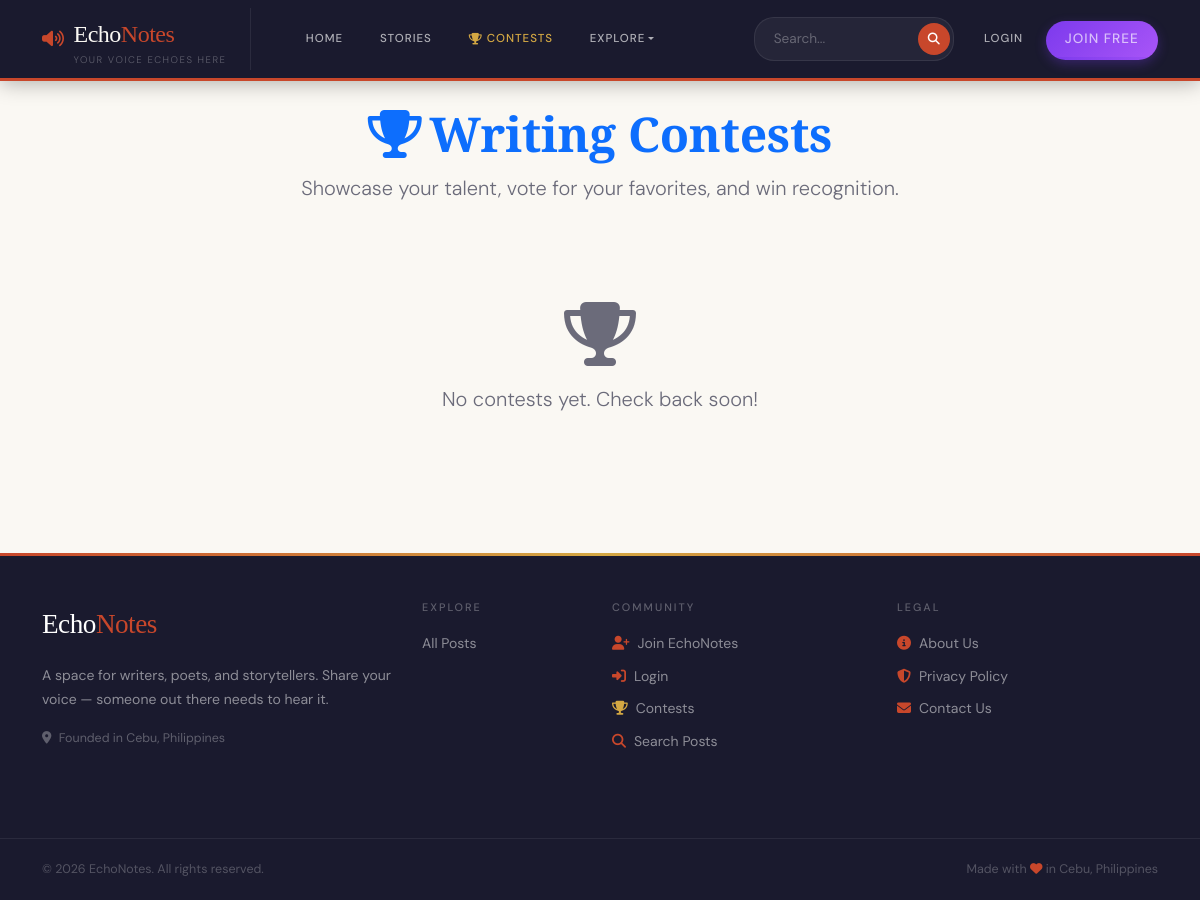
The page /contests/ on the database as committed earlier.
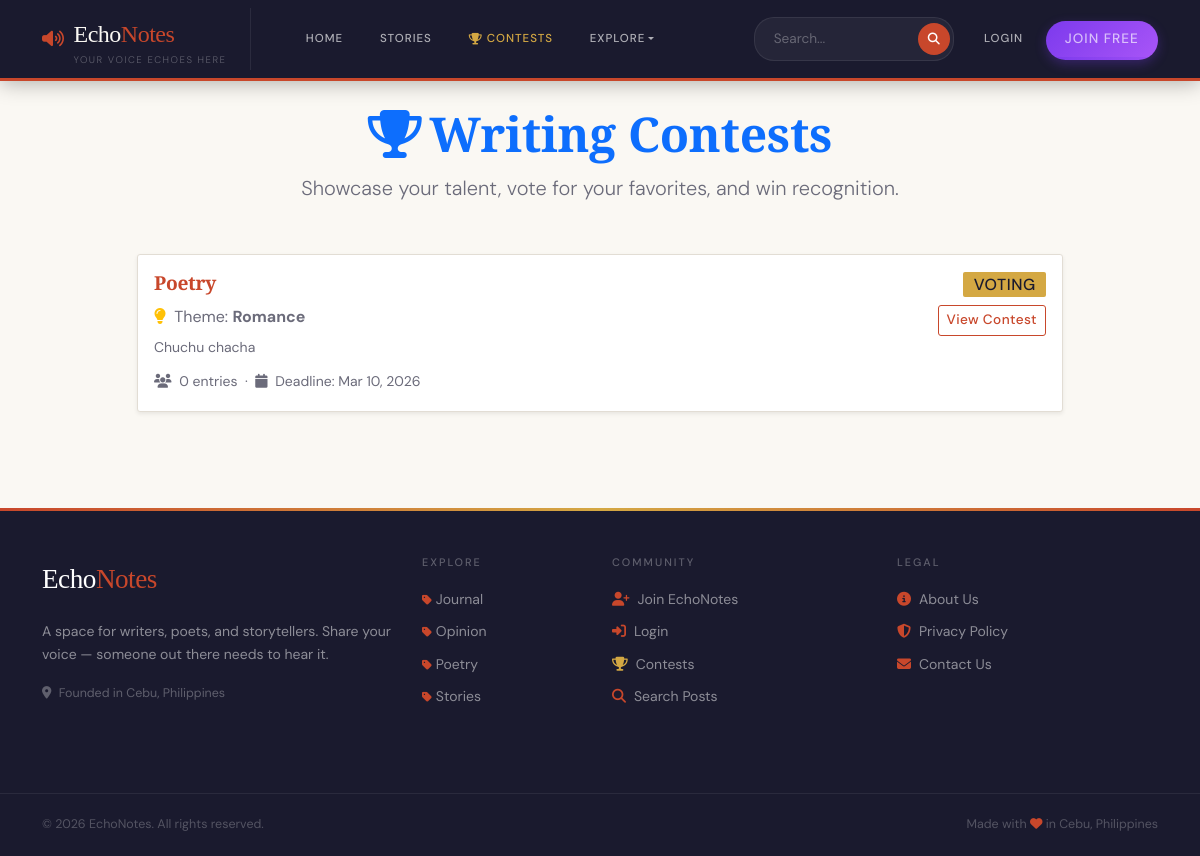
The same page on the database as committed later.
### blog/models.py (models this page shows, shortened)
class Contest(models.Model):
    STATUS_OPEN = 'open'
    STATUS_VOTING = 'voting'
    STATUS_CLOSED = 'closed'
    STATUS_CHOICES = [
        (STATUS_OPEN, 'Open for Submissions'),
        (STATUS_VOTING, 'Voting Phase'),
        (STATUS_CLOSED, 'Closed'),
    ]
    title = models.CharField(max_length=200)
    description = models.TextField()
    theme = models.CharField(max_length=200)
    created_by = models.ForeignKey(User, on_delete=models.CASCADE, related_name='contests_created')
    status = models.CharField(max_length=10, choices=STATUS_CHOICES, default=STATUS_OPEN)
    start_date = models.DateTimeField(default=timezone.now)
    submission_deadline = models.DateTimeField()
    voting_deadline = models.DateTimeField()
    winner = models.ForeignKey('ContestEntry', on_delete=models.SET_NULL, null=True, blank=True, related_name='won_contest')
    created_date = models.DateTimeField(default=timezone.now)
    class Meta:
        ordering = ['-created_date']
    def total_entries(self):
        return self.entries.count()

class Category(models.Model):
    name = models.CharField(max_length=100, unique=True)
    slug = models.SlugField(max_length=100, unique=True)
    description = models.TextField(blank=True)
    class Meta:
        verbose_name_plural = 'Categories'
        ordering = ['name']

### blog/views.py (the view)
# urls.py: path('contests/', views.contest_list, name='contest-list'),
def contest_list(request):
    contests = Paginator(Contest.objects.all().order_by('-created_date'), 10).get_page(request.GET.get('page'))
    return render(request, 'contest_list.html', {'contests': contests})

### blog/context_processors.py (called while the page is built)
def categories(request):
    from .models import Category
    return {'categories': Category.objects.all()}

### blog/templates/contest_list.html (shortened to what this page needs)
{% extends 'base.html' %}
{% block content %}
<div class="container py-4">
    <div class="row">
        <div class="col-lg-10 mx-auto">
            <div class="text-center mb-5">
                <h1 class="display-5 fw-bold text-primary">
                    <i class="fas fa-trophy me-2"></i>Writing Contests
                </h1>
                <p class="lead text-muted">Showcase your talent, vote for your favorites, and win recognition.</p>
            </div>
            {% for contest in contests %}
            <div class="card shadow-sm mb-4">
                <div class="card-body">
                    <div class="d-flex justify-content-between align-items-start flex-wrap gap-2">
                        <div>
                            <h4>
                                <a href="{% url 'contest-detail' contest.pk %}" class="text-decoration-none">
                                    {{ contest.title }}
                                </a>
                            </h4>
                            <p class="text-muted mb-1">
                                <i class="fas fa-lightbulb text-warning me-1"></i>
                                Theme: <strong>{{ contest.theme }}</strong>
                            </p>
                            <p class="text-muted small mb-2">{{ contest.description|truncatewords:30 }}</p>
                            <small class="text-muted">
                                <i class="fas fa-users me-1"></i> {{ contest.total_entries }} entries
                                &nbsp;·&nbsp;
                                <i class="fas fa-calendar me-1"></i>
                                Deadline: {{ contest.submission_deadline|date:"M d, Y" }}
                            </small>
                        </div>
                        <div class="text-end">
                            {% if contest.status == 'open' %}
                                <span class="badge bg-success fs-6 mb-2">Open</span>
                            {% elif contest.status == 'voting' %}
                                <span class="badge bg-warning text-dark fs-6 mb-2">Voting</span>
                            {% else %}
                                <span class="badge bg-secondary fs-6 mb-2">Closed</span>
                            {% endif %}
                            <br>
                            <a href="{% url 'contest-detail' contest.pk %}" class="btn btn-outline-primary btn-sm">
                                View Contest
                            </a>
                        </div>
                    </div>
                </div>
            </div>
            {% empty %}
            <div class="text-center py-5">
                <i class="fas fa-trophy fa-4x text-muted mb-3"></i>
                <p class="lead text-muted">No contests yet. Check back soon!</p>
            </div>
            {% endfor %}
        </div>
    </div>
</div>
{% endblock %}

### blog/templates/base.html (shortened to what this page needs)
<!DOCTYPE html>
<html lang="en">
<head>
    <link href="https://cdn.jsdelivr.net/npm/bootstrap@5.3.0/dist/css/bootstrap.min.css" rel="stylesheet">
    <link rel="stylesheet" href="https://cdnjs.cloudflare.com/ajax/libs/font-awesome/6.4.0/css/all.min.css">
    {% load static %}
    <link rel="stylesheet" href="{% static 'css/style.css' %}?v=1.0.1">
<body>
<nav class="echonav navbar navbar-expand-lg">
    <div class="container">
        <a class="echo-brand" href="{% url 'landing' %}">
            <i class="fas fa-volume-up" style="color:var(--accent);font-size:1.1rem"></i>
            <div>
                Echo<span>Notes</span>
                <small>Your voice echoes here</small>
            </div>
        </a>
        <div class="collapse navbar-collapse" id="navbarNav">
            <ul class="navbar-nav me-auto mb-2 mb-lg-0 align-items-lg-center" style="gap: 0.5rem; margin-left: 1.5rem;">
                <li class="nav-item">
                    <a class="nav-link" href="{% url 'landing' %}">Home</a>
                </li>
                <li class="nav-item">
                    <a class="nav-link" href="{% url 'story-list' %}">Stories</a>
                </li>
                <li class="nav-item">
                    <a class="nav-link highlight" href="{% url 'contest-list' %}">
                        <i class="fas fa-trophy me-1" style="color:var(--gold)"></i>Contests
                    </a>
                </li>
                <li class="nav-item dropdown">
                    <a class="nav-link dropdown-toggle" href="#" id="exploreDropdown" role="button" data-bs-toggle="dropdown" aria-expanded="false">
                        Explore
                    </a>
                </li>
            </ul>
            <div class="d-flex align-items-lg-center gap-3">
                <form class="echo-search d-flex align-items-center m-0" action="{% url 'search' %}" method="GET" style="background: rgba(255,255,255,0.05); border-radius: 20px; padding: 3px; border: 1px solid rgba(255,255,255,0.08);">
                    <input type="search" name="q" placeholder="Search..." required class="border-0 bg-transparent text-white px-3" style="outline: none; font-size: 0.85rem; width: 160px;">
                    <button type="submit" class="border-0 rounded-circle d-flex justify-content-center align-items-center" style="background: var(--accent); width: 32px; height: 32px; color: white;"><i class="fas fa-search" style="font-size: 0.75rem;"></i></button>
                </form>
                <ul class="navbar-nav align-items-lg-center m-0">
                    {% if user.is_authenticated %}
                        <li class="nav-item me-2 d-none d-lg-block">
                            <a class="nav-link py-1 px-3 text-white" href="{% url 'create-post' %}" style="background: linear-gradient(135deg, #7c3aed, #a855f7); border-radius: 20px; font-size: 0.85rem; font-weight: 500; display: inline-flex; align-items: center; box-shadow: 0 4px 12px rgba(124,58,237,0.3);">
                                <i class="fas fa-pen me-2" style="font-size: 0.75rem;"></i> Write
                            </a>
                        </li>
                        {% if user.is_authenticated %}
                        <li class="nav-item">
                          <a href="{% url 'inbox' %}" class="notif-icon-btn" title="Messages" style="text-decoration:none">
                            <i class="fas fa-envelope"></i>
                          </a>
                        </li>
                        <li class="nav-item" style="position:relative">
                          <button id="notif-bell-btn" class="notif-icon-btn" title="Notifications">
                            <i class="fas fa-bell"></i>
                            <span id="notif-badge" class="notif-badge" style="display:none">0</span>
                          </button>
                          <div id="notif-dropdown" class="notif-dropdown">
                            <div class="notif-header">
                              <span>Notifications</span>
                              <button id="notif-mark-read" class="notif-mark-read">Mark all read</button>
                            </div>
                            <div id="notif-list" class="notif-list">
                              <div class="notif-empty">Loading…</div>
                            </div>
                            <div class="notif-footer">
                              <a href="{% url 'dashboard' %}#tab-pending">View all in Dashboard</a>
                            </div>
                          </div>
                        </li>
                        {% endif %}
                        <li class="nav-item dropdown">
                            <a class="nav-link dropdown-toggle d-flex align-items-center gap-2" href="#" id="profileDropdown" role="button" data-bs-toggle="dropdown" aria-expanded="false" style="padding: 0.2rem 1rem;">
                                <div class="rounded-circle d-flex justify-content-center align-items-center" style="width: 34px; height: 34px; background: linear-gradient(135deg,rgb(0, 89, 255),rgb(0, 183, 255)); color: white; font-weight: bold; font-size: 0.9rem;">
                                    {{ user.username|make_list|first|upper }}
                                </div>
                                <span class="d-none d-lg-block">{{ user.username }}</span>
                            </a>
                            <ul class="dropdown-menu dropdown-menu-dark dropdown-menu-end border-0 shadow-lg mt-2" aria-labelledby="profileDropdown" style="background: rgba(18, 12, 30, 0.95); backdrop-filter: blur(10px); border-radius: 12px; font-size: 0.9rem;">
                                <li><a class="dropdown-item py-2" href="{% url 'dashboard' %}"><i class="fas fa-tachometer-alt me-2 text-secondary"></i>Dashboard</a></li>
                                <li class="d-lg-none"><a class="dropdown-item py-2" href="{% url 'create-post' %}"><i class="fas fa-pen me-2 text-secondary"></i>Write</a></li>
                                <li><a class="dropdown-item py-2" href="{% url 'profile' %}"><i class="fas fa-user-circle me-2 text-secondary"></i>Profile</a></li>
                                <li><a class="dropdown-item py-2" href="{% url 'my-bookmarks' %}"><i class="fas fa-bookmark me-2 text-secondary"></i>Bookmarks</a></li>
                                {% if user.is_staff %}
                                    <li><hr class="dropdown-divider border-secondary"></li>
                                    <li><a class="dropdown-item py-2" href="{% url 'admin-dashboard' %}" style="color:var(--gold) !important"><i class="fas fa-cog me-2"></i>Admin Area</a></li>
                                {% endif %}
                                <li><hr class="dropdown-divider border-secondary"></li>
                                <li><a class="dropdown-item py-2 text-danger" href="{% url 'logout' %}"><i class="fas fa-sign-out-alt me-2"></i>Logout</a></li>
                            </ul>
                        </li>
                    {% else %}
                        <li class="nav-item">
                            <a class="nav-link" href="{% url 'login' %}">Login</a>
                        </li>
                        <li class="nav-item ms-lg-2">
                            <a class="nav-link text-white" href="{% url 'register' %}"
                               style="background: linear-gradient(135deg, #7c3aed, #a855f7); padding: 0.4rem 1.2rem !important; border-radius: 20px; font-size: 0.85rem; font-weight: 500; display: inline-flex; box-shadow: 0 4px 12px rgba(124,58,237,0.3);">
                                Join Free
                            </a>
                        </li>
                    {% endif %}
                </ul>
            </div>
        </div>
    </div>
</nav>
<main>
    {% block content %}{% endblock %}
</main>
<footer class="echo-footer mt-5">
    <div class="container py-5">
        <div class="row">
            <div class="col-lg-4 mb-4">
                <div class="echo-footer-brand mb-3">Echo<span>Notes</span></div>
                <p style="color:rgba(255,255,255,0.5);font-size:0.875rem;line-height:1.7">
                    A space for writers, poets, and storytellers.
                    Share your voice — someone out there needs to hear it.
                </p>
                <p style="color:rgba(255,255,255,0.3);font-size:0.78rem">
                    <i class="fas fa-map-marker-alt me-1"></i> Founded in Cebu, Philippines
                </p>
            </div>
            <div class="col-lg-2 col-md-4 mb-4">
    <h6>Explore</h6>
    <ul class="list-unstyled mb-0">
        {% for category in categories %}
            <li style="margin-bottom:0.5rem;">
                <a href="{% url 'category-posts' category.slug %}">
                    <i class="fas fa-tag me-1" style="font-size:0.7rem;color:var(--accent)"></i>{{ category.name }}
                </a>
            </li>
        {% empty %}
            <li><a href="{% url 'landing' %}">All Posts</a></li>
        {% endfor %}
    </ul>
    </div>
            <div class="col-lg-3 col-md-4 mb-4">
                <h6>Community</h6>
                {% if user.is_authenticated %}
                    <a href="{% url 'create-post' %}"><i class="fas fa-pen me-2" style="color:var(--accent)"></i>Write a Post</a>
                    <a href="{% url 'dashboard' %}"><i class="fas fa-tachometer-alt me-2" style="color:var(--accent)"></i>Dashboard</a>
                    <a href="{% url 'my-bookmarks' %}"><i class="fas fa-bookmark me-2" style="color:var(--accent)"></i>Bookmarks</a>
                    <a href="{% url 'contest-list' %}"><i class="fas fa-trophy me-2" style="color:var(--gold)"></i>Contests</a>
                {% else %}
                    <a href="{% url 'register' %}"><i class="fas fa-user-plus me-2" style="color:var(--accent)"></i>Join EchoNotes</a>
                    <a href="{% url 'login' %}"><i class="fas fa-sign-in-alt me-2" style="color:var(--accent)"></i>Login</a>
                    <a href="{% url 'contest-list' %}"><i class="fas fa-trophy me-2" style="color:var(--gold)"></i>Contests</a>
                {% endif %}
                <a href="{% url 'search' %}?q="><i class="fas fa-search me-2" style="color:var(--accent)"></i>Search Posts</a>
            </div>
            <div class="col-lg-3 col-md-4 mb-4">
                <h6>Legal</h6>
                <a href="{% url 'about' %}"><i class="fas fa-info-circle me-2" style="color:var(--accent)"></i>About Us</a>
                <a href="{% url 'privacy-policy' %}"><i class="fas fa-shield-alt me-2" style="color:var(--accent)"></i>Privacy Policy</a>
                <a href="{% url 'contact' %}"><i class="fas fa-envelope me-2" style="color:var(--accent)"></i>Contact Us</a>
            </div>
        </div>
    </div>
    <div class="echo-footer-bottom">
        <div class="container d-flex justify-content-between flex-wrap gap-2">
            <span>© {% now "Y" %} EchoNotes. All rights reserved.</span>
            <span>Made with <i class="fas fa-heart" style="color:var(--accent)"></i> in Cebu, Philippines</span>
        </div>
    </div>
</footer>
</body>
</html>

Rows that differ between the two databases and show on the page:
added Contest: title "Poetry", theme "Romance", description "Chuchu chacha", total_entries "0", submission_deadline "Mar 10, 2026", status "VOTING"
added Category: name "Journal"
added Category: name "Opinion"
added Category: name "Poetry"
added Category: name "Stories"
Other text that changed with them:
text no longer shown: "No contests yet. Check back soon! All Posts"
